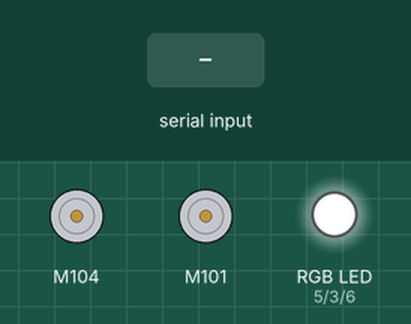
A sketch run on a simulated Arduino Uno, built with avr-gcc and run on an emulated ATmega328P. On the bench: 2 × DC motor (green arrow = forward, orange = backward, longer = faster), an RGB LED mixed from three pins (HIGH = lit). The test bench sets the inputs (shaded band). What the sketch prints to the serial monitor is not drawn.

Above: at 1.2 s.
1.3 s: "0" received over Serial
At 2.7 s:
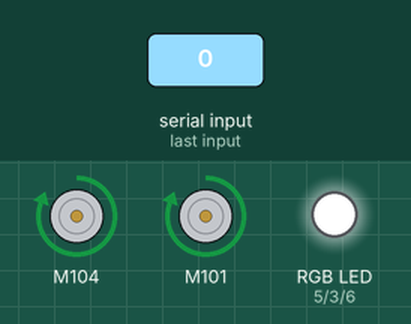
3.0 s: "1" received over Serial
At 4.4 s:
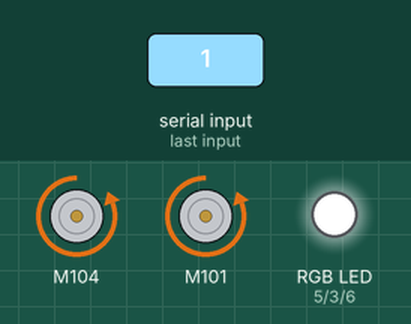
5.0 s: "2" received over Serial
At 5.9 s:
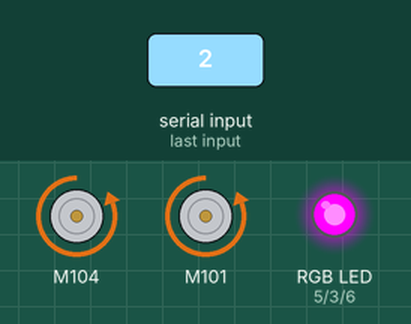
7.0 s: "3" received over Serial
At 8.6 s:
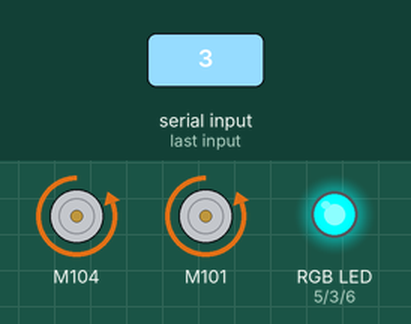
9.0 s: "4" received over Serial
At 10.2 s:
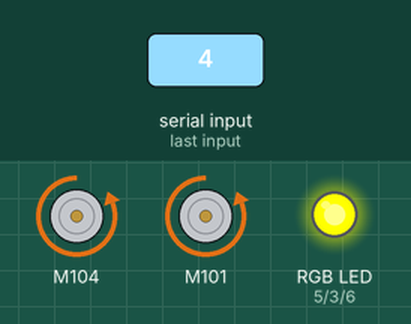
11.0 s: "5" received over Serial
At 11.3 s:
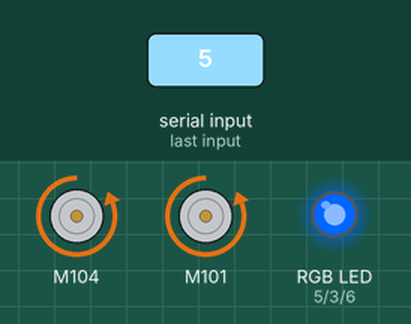
Timing chart, 0 to 13.5 s (numbered marks = the images above; inputs shaded):
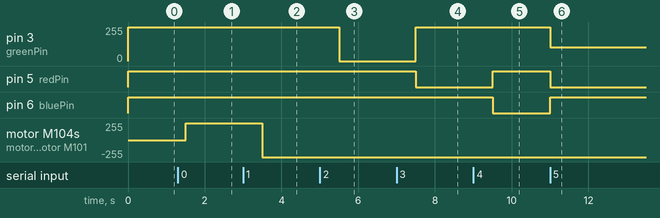

The sketch:

raspiMotorControl.ino
```cpp
//  Arduino Control for Raspberry Pi Voice Controlled Car
//  Author: Austin Wilson

#include "MotorDriver.h"

MotorDriver motor;

char ser;
int greenPin = 3;
int redPin = 5;
int bluePin = 6;

#define COMMON_ANODE

void setup(){
  pinMode(greenPin, OUTPUT);
  pinMode(redPin, OUTPUT);
  pinMode(bluePin, OUTPUT);
  motor.begin();
  Serial.begin(9600);
  setColor(0, 0, 0);
}

void loop(){
  if (Serial.available()) {
    ser = Serial.read();
    Serial.print(ser);
    if(ser == '0' || ser == '1') {
      motorDirection(ser);
    } else if(ser == '2' || ser == '3' || ser == '4' || ser == '5' || ser == '6') {
      carColor(ser);
    } else if(ser == '7') {
      motorStop();
    } else {
    }

  }
  delay(500);
}

void motorDirection(char dir)
{
  if(dir == '0') {
    motor.speed(0, 100);            // set motor0 forward
    motor.speed(1, 100);           // set motor1 forward
  } else if(dir == '1') {
    motor.speed(0, -100);            // set motor0 backward
    motor.speed(1, -100);           // set motor1 backward
  } else {
    Serial.print("Error Reading direction");
  }
}

void carColor(char col) {
  if(col == '2') {
    setColor(0, 255, 0);            // set lights to green
  } else if(col == '3') {
    setColor(255, 0, 0);            // set lights to red
  } else if(col == '4') {
    setColor(0, 0, 255);            // set lights to blue
  } else if(col == '5') {
    setColor(255, 153, 0);            // set lights to orange
  } else if(col == '6') {
    setColor(255, 255, 0);            // set lights to yellow
  } else {
    Serial.print("Error Reading color");
  }
}

void setColor(int red, int green, int blue)
{
  #ifdef COMMON_ANODE
    red = 255 - red;
    green = 255 - green;
    blue = 255 - blue;
  #endif
  analogWrite(redPin, red);
  analogWrite(greenPin, green);
  analogWrite(bluePin, blue);
}

void motorStop()
{
  motor.brake(0);
  motor.brake(1);
}
```

Measured:
- after the input at 1.3 s, motor M104, motor M101: stopped → forward 255/255 after 0.20 s
- after the input at 3.0 s, motor M104, motor M101: forward 255/255 → backward 255/255 after 0.50 s
- after the input at 5.0 s, pin 3 (greenPin): 255/255 → 0/255 after 0.50 s
- after the input at 7.0 s, pin 3 (greenPin): 0/255 → 255/255 after 0.50 s; pin 5 (redPin): HIGH → LOW after 0.50 s
- after the input at 9.0 s, pin 5 (redPin): LOW → HIGH after 0.50 s; pin 6 (bluePin): HIGH → LOW after 0.50 s
- after the input at 11.0 s, pin 3 (greenPin): 255/255 → 102/255 at once; pin 5 (redPin): HIGH → LOW at once; pin 6 (bluePin): LOW → HIGH at once
